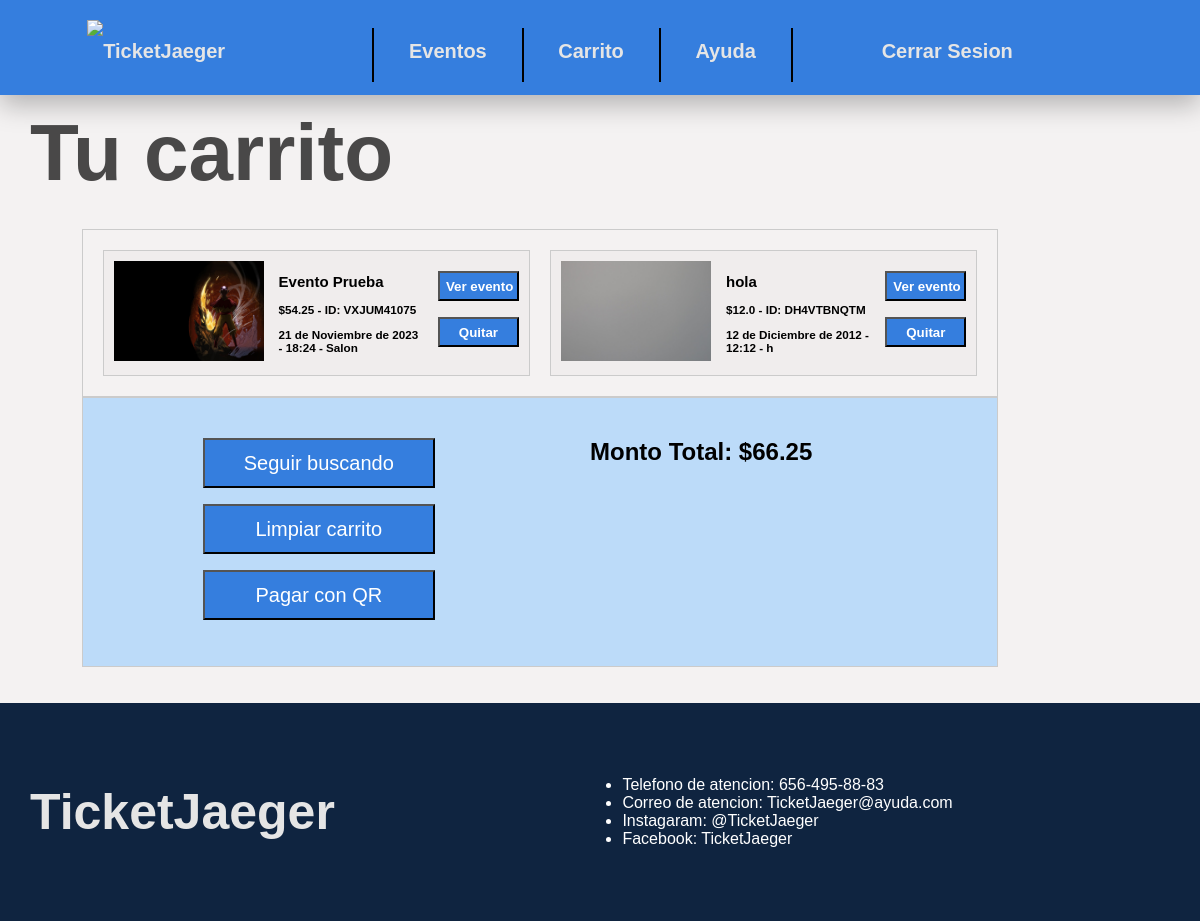
The app's page /comprador/carrito/ (signed in), older data.
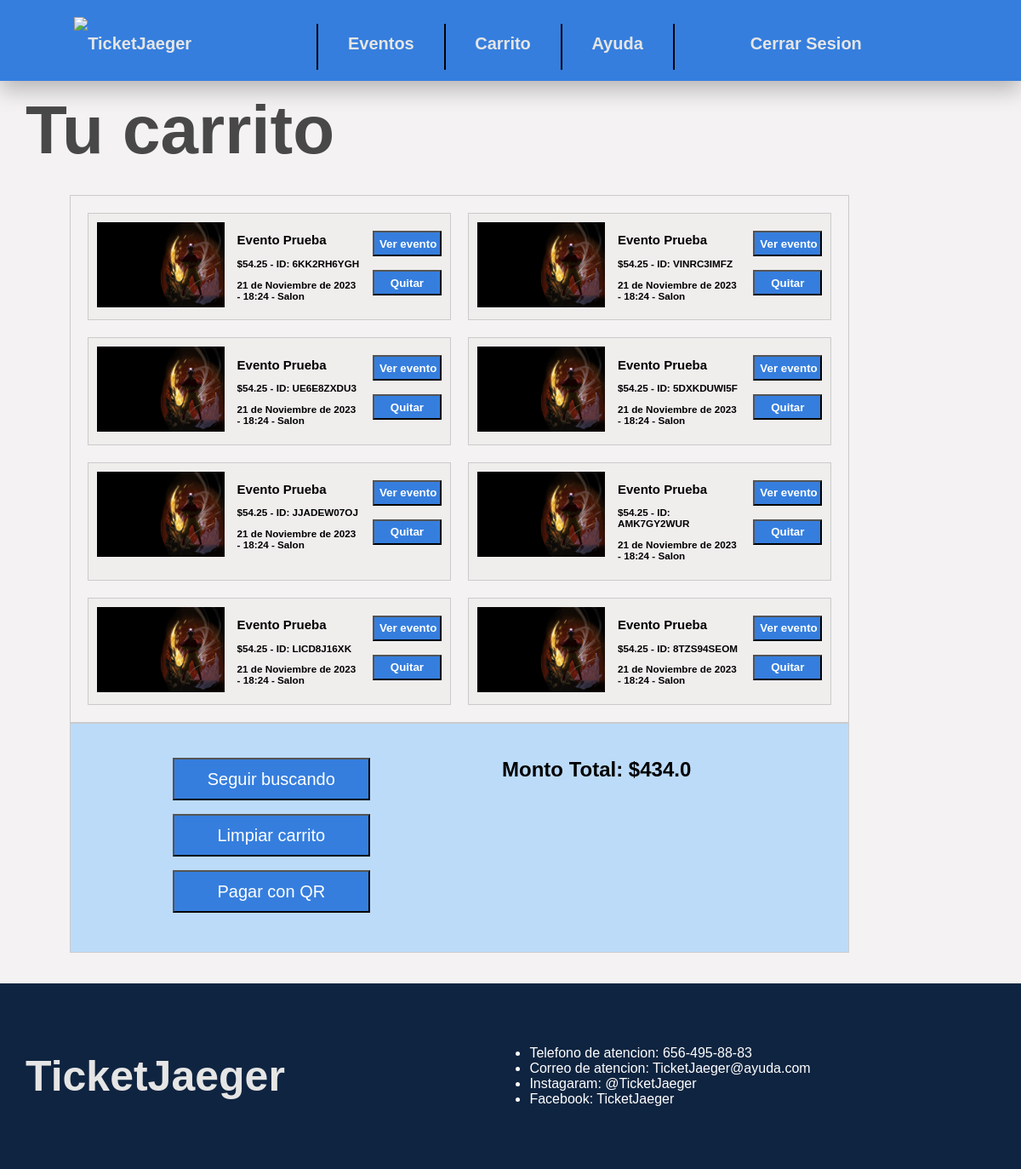
The same page, newer data.
### TicketOn/models.py (models this page shows, shortened)
class Ticket(models.Model):
    precio = models.FloatField()
    estado = models.BooleanField(default=False)
    codigo = models.CharField(max_length=30, unique=True)
    fecha_compra = models.DateField(null=True, blank=True)
    evento = models.ForeignKey(Evento, on_delete=models.CASCADE)
    comprador = models.ForeignKey(Comprador, null=True, blank=True, on_delete=models.SET_NULL)

class Evento(models.Model):
    lugar=models.CharField(max_length=100,blank=True)
    hora=models.TimeField(blank=True)
    fecha=models.DateField()
    nombre=models.CharField(max_length=100)
    cupo=models.IntegerField()
    imagen=models.ImageField(upload_to="eventos",blank=True,null=True)
    descripcion=models.TextField(max_length=1000)
    tipo= models.CharField(max_length=20)
    organizador=models.ForeignKey(Organizador,on_delete=models.CASCADE)
    slug = AutoSlugField(populate_from='nombre', unique=True, always_update=True)
    precio=models.FloatField(null=True)
    en_curso = models.BooleanField(default=True)

### TicketOn/views.py (the view)
# urls.py: path('comprador/carrito/',views.carrito, name='carrito'),
@comprador_required
def carrito(request):
    comprador_actual = Comprador.objects.get(usuario=request.user)
    carrito, creado = Carrito.objects.get_or_create(comprador=comprador_actual)
    tickets_en_carrito = carrito.tickets.all()
    montofinal = sum(ticket.precio for ticket in tickets_en_carrito)
    return render(request, 'Comprador/Carrito.html', {'tickets_en_carrito': tickets_en_carrito, 'montofinal': montofinal})

### TicketOn/views.py (called while the page is built)
def comprador_required(view_func):
    @wraps(view_func)
    def _wrapped_view(request, *args, **kwargs):
        if request.user.is_authenticated and Comprador.objects.filter(usuario=request.user).exists():
            return view_func(request, *args, **kwargs)
        else:
            return redirect("TicketOn:my-login")  # Redirige a la página de inicio de sesión si no es un comprador
    return _wrapped_view

### TicketOn/templates/Comprador/Carrito.html (shortened to what this page needs)
{% extends 'Conex/Conex_comprador.html' %} {% block content %} {% load static %}
<link rel="stylesheet" href="{% static 'TicketOn/Carrito.css' %}" />
<h1>Tu carrito</h1>
<div id="Carrito">
    {% if tickets_en_carrito %}
        {% for ticket in tickets_en_carrito %}
        <div class="tarjeta_ticket">
            {% if ticket.evento.imagen %}
                <img src="{{ ticket.evento.imagen.url }}" class="evento-img"></img>
            {% else %}
                <img src="{% static 'TicketOn/image/default_event_image.jpg' %}" class="evento-img"></img>
            {% endif %}
            <div id="info_ticket">
                <div >
                    <h2>{{ ticket.evento.nombre }}</h2>
                    <h3> ${{ ticket.precio }} - ID: {{ ticket.codigo }}</h3>
                    <h3>{{ ticket.evento.fecha }} - {{ ticket.evento.hora}} - {{ ticket.evento.lugar }}</h3>
                </div>
            </div>
            <div id="Botones">
                <form action="{% url 'TicketOn:detalles_evento' ticket.evento.nombre ticket.evento.slug%}">
                    <input type="submit" value="Ver evento" />
                </form>
                <form method="POST" action="{% url 'TicketOn:quitar_del_carrito' ticket.id %}" >
                    <button type="submit">Quitar</button>
                </form>
            </div>
        </div>
        {% endfor %}
    {% else %}
        <div id="tarjeta_ticket">
            <div id="info_ticket">
                <h2>El carrito está vacío.</h2>
            </div>
        </div>
    {% endif %}
</div>
<div id="Div-Total">
    <div id="GB_Botones">
        <form action="{% url 'TicketOn:eventos'%}">
            <input type="submit" value="Seguir buscando" />
        </form>
        <form method="POST"  action="{% url 'TicketOn:limpiar_carrito' %}" >
            <button type="submit">Limpiar carrito</button>
        </form>
        <form method="POST"  action="{% url 'TicketOn:pago_qr' %}" >
            <button type="submit">Pagar con QR</button>
        </form>
    </div>
    <div id="Div-montofinal">
        <h2>Monto Total: ${{ montofinal }}</h2>
    </div>
</div>
<br><br>
<footer>
    <p href="/home/">TicketJaeger</p>
    <ul>
        <li>Telefono de atencion: 656-495-88-83<br></li>
        <li>Correo de atencion: TicketJaeger@ayuda.com<br></li>
        <li>Instagaram: @TicketJaeger<br></li>
        <li>Facebook: TicketJaeger<br></li>
    </ul>
</footer>
 {% endblock %}-->

### TicketOn/templates/Conex/Conex_comprador.html (shortened to what this page needs)
<html lang="en">
  <head>
  </head>
  <body>
    <header>
      <div id="main-nav_1">
        <nav class="main-nav">
          <div id="divlogo">
            {%load static%} <img src={%static 'TicketOn/image/Icon.png '%}
            class="Logoimg"/>
            <a id="NombreTJ" href="/home/">TicketJaeger</a>
          </div>
          <div id="opciones">
            <hr>
            <a href="/comprador/eventos/" id="NombreTJ">Eventos</a><hr>
            <a href="/comprador/carrito/" id="NombreTJ">Carrito</a><hr>
            <a href="/comprador/ayuda/" id="NombreTJ">Ayuda</a><hr>
          </div>
          <a id="cerr_ses" href="{% url 'TicketOn:user-logout' %}" id="NombreTJ"
            >Cerrar Sesion</a
          >
        </nav>
      </div>
    </header>
    <div class="margen">{% block content %} {% endblock %}</div>

### TicketOn/static/TicketOn/Carrito.css (style rules this page uses)
body { margin: 0px; box-sizing: border-box; background-color: #F4F2F2; }
.margen { margin-top: 1%; width: 90%; }
#main-nav_1 { display: flex; padding: 5px 5%; justify-content: space-between; box-shadow: 0px 10px 25px #00000043; background-color: #357ede; height: 60px; top: 0; position: sticky; width: 90%; transition-duration: 0.3s; }
#divlogo { width: 20%; display: flex; justify-content: left; }
.main-nav { width: 100%; display: flex; justify-content: space-around; display: flex; padding-right: 100px; }
#main-nav_1 a { text-decoration: none; font-size: 20px; font-weight: bold; color: #E5E5E5; font-family: "Franklin Gothic Medium", "Arial Narrow", Arial, sans-serif; padding-top: 20px; transition-duration: 0.3s; }
.main-nav hr { border: 1px solid black; padding: 0px; padding-top: 0px; }
#opciones { display: flex; justify-content: space-around; width: 50%; }
h1 { font-size: 80px; font-family: "Franklin Gothic Medium", "Arial Narrow", Arial, sans-serif; margin:30px; margin-top: 0px; color:#000; opacity: 70%; }
#Carrito { display: grid; flex-wrap: wrap; justify-content: center; gap:20px 20px; margin: auto; width: 81%; height: fit-content; grid-template-columns: repeat(2,1fr); background-color: #F4F2F2; padding: 20px; border: 1px solid #CBCBCB ; }
.tarjeta_ticket { display: flex; transition-duration: 0.3s; background-color: #F0EDED; border: 1px solid #CBCBCB ; padding: 10px; }
.tarjeta_ticket img { width: 150px ; height: 100px; }
#info_ticket { padding: 0px 15px; font-family: "Franklin Gothic Medium", "Arial Narrow", Arial, sans-serif; color: #000; font-weight: bold; font-size: 10px; }
#Botones { width: 20%; padding-top: 10px; }
#Botones input { width: 100%; height: 30px; background-color: #357ede; color: white; transition-duration: 0.3s; font-family: "Franklin Gothic Medium", "Arial Narrow", Arial, sans-serif; color: white; font-weight: bold; }
#Botones button { width: 100%; height: 30px; background-color: #357ede; color: white; transition-duration: 0.3s; font-family: "Franklin Gothic Medium", "Arial Narrow", Arial, sans-serif; color: white; font-weight: bold; }
#Div-total { margin: auto; background-color: #BCDBF9; width: 81%; display: flex; justify-content: space-between; padding: 20px; border: 1px solid #CBCBCB ; }
#Div-total input { width: 60%; height: 50px; background-color: #357ede; color: white; transition-duration: 0.3s; font-family: "Franklin Gothic Medium", "Arial Narrow", Arial, sans-serif; font-size: 20px; }
#GB_Botones { width: 50%; padding: 20px 0px 10px 100px; }
#Div-montofinal { width: 50%; }
#Div-total button { width: 60%; height: 50px; background-color: #357ede; color: white; transition-duration: 0.3s; font-family: "Franklin Gothic Medium", "Arial Narrow", Arial, sans-serif; font-size: 20px; }
#Div-montofinal h2 { width: 90%; padding: 0%; display: flex; justify-content: start; column-gap: 80px; font-family: "Franklin Gothic Medium", "Arial Narrow", Arial, sans-serif; font-weight: bold; color: #000; }
footer { display: flex ; column-gap: 20px ; background-color: #0F2440; text-align:justify; text-justify:inter-word; width: 106.5%; padding: 30px; height: fit-content; }
footer ul { color: #fff; margin: auto; font-family: 'Franklin Gothic Medium', 'Arial Narrow', Arial, sans-serif; }
footer p { text-decoration: none; font-size: 50px; font-weight: bold; color: #E5E5E5; font-family: "Franklin Gothic Medium", "Arial Narrow", Arial, sans-serif; transition-duration: 0.3s; }

Row changes from the older to the newer data that the page shows:
removed Ticket: evento.imagen (picture), evento.nombre "Evento Prueba", precio "54.25", codigo "VXJUM41075", evento.fecha "21 de Noviembre de 2023", evento.hora "18:24", evento.lugar "Salon"
removed Ticket: evento.nombre "hola", precio "12.0", codigo "DH4VTBNQTM", evento.fecha "12 de Diciembre de 2012", evento.hora "12:12", evento.lugar "h"
added Ticket: evento.imagen (picture), evento.nombre "Evento Prueba", precio "54.25", codigo "6KK2RH6YGH", evento.fecha "21 de Noviembre de 2023", evento.hora "18:24", evento.lugar "Salon"
added Ticket: evento.imagen (picture), evento.nombre "Evento Prueba", precio "54.25", codigo "VINRC3IMFZ", evento.fecha "21 de Noviembre de 2023", evento.hora "18:24", evento.lugar "Salon"
added Ticket: evento.imagen (picture), evento.nombre "Evento Prueba", precio "54.25", codigo "UE6E8ZXDU3", evento.fecha "21 de Noviembre de 2023", evento.hora "18:24", evento.lugar "Salon"
added Ticket: evento.imagen (picture), evento.nombre "Evento Prueba", precio "54.25", codigo "5DXKDUWI5F", evento.fecha "21 de Noviembre de 2023", evento.hora "18:24", evento.lugar "Salon"
added Ticket: evento.imagen (picture), evento.nombre "Evento Prueba", precio "54.25", codigo "JJADEW07OJ", evento.fecha "21 de Noviembre de 2023", evento.hora "18:24", evento.lugar "Salon"
added Ticket: evento.imagen (picture), evento.nombre "Evento Prueba", precio "54.25", codigo "AMK7GY2WUR", evento.fecha "21 de Noviembre de 2023", evento.hora "18:24", evento.lugar "Salon"
added Ticket: evento.imagen (picture), evento.nombre "Evento Prueba", precio "54.25", codigo "LICD8J16XK", evento.fecha "21 de Noviembre de 2023", evento.hora "18:24", evento.lugar "Salon"
added Ticket: evento.imagen (picture), evento.nombre "Evento Prueba", precio "54.25", codigo "8TZS94SEOM", evento.fecha "21 de Noviembre de 2023", evento.hora "18:24", evento.lugar "Salon"
Text that changed along with them:
{{ montofinal }}: "66.25" → "434.0"
